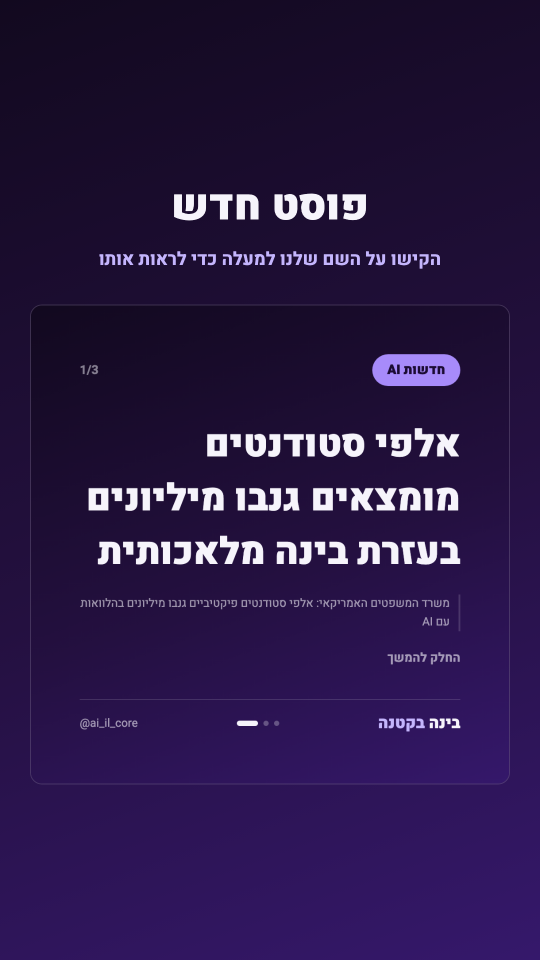
#> input picture published/2026-11-03T1000/story.png, 1080 x 1920 px, found by its file name (shown at 1/2 size)
$ python story.py published/2026-10-04T1000/post_1.png
#> lines starting #> are read from the running program, lines starting #| are printed output that depends on the picture
#!/usr/bin/env python3
"""Write story.png: a 9:16 Story pointing at the slot's feed post.

Backlog item 80, ported from stocklearneasy-instagram on 2.11.2026. Stories sit
at the top of a follower's app, above the feed, and reach followers whose feed
never shows the post. publish.py posts this as a Story right after the feed
post goes live.

The Story is the slot's first card (already validated by card_check), centred
on the card's own purple ground under a short "new post" line. Rendered with
the same headless Chrome as the cards rather than PIL, because PIL without
libraqm lays Hebrew out left to right and would print the line backwards.

The API cannot attach a link or a "new post" sticker, so the line says where
to go instead: the profile, where the post is the top square.

    python story.py <slot_dir>
"""
import subprocess
import sys
import tempfile
from html import escape
from pathlib import Path

from PIL import Image

CHROME = "/Applications/Google Chrome.app/Contents/MacOS/Google Chrome"
W, H = 1080, 1920
STORY_SIZE = (W, H)
TITLE = "פוסט חדש"
HINT = "הקישו על השם שלנו למעלה כדי לראות אותו"

_HTML = """<!DOCTYPE html>
<html lang="he" dir="rtl"><head><meta charset="UTF-8"><style>
@import url('https://fonts.googleapis.com/css2?family=Heebo:wght@400;700;900&display=swap');
* {{ margin:0; padding:0; box-sizing:border-box; }}
body {{
  width:1080px; height:1920px; overflow:hidden;
  font-family:'Heebo', 'Arial Hebrew', sans-serif;
  background: linear-gradient(160deg, #12091f 0%, #241040 55%, #35186b 100%);
  color:#f6f4fb;
  display:flex; flex-direction:column; align-items:center; justify-content:center;
}}
h1 {{ font-size:84px; font-weight:900; }}
p {{ font-size:36px; font-weight:700; color:#c4b5fd; margin-top:18px; }}
img {{ width:960px; height:960px; margin-top:64px; border-radius:24px;
       border:2px solid rgba(255,255,255,0.15); }}
</style></head><body>
<h1>{title}</h1><p>{hint}</p><img src="{src}">
</body></html>
"""


def source_card(slot_dir: Path):
    for name in ("post_1.png", "post.png"):
        if (slot_dir / name).is_file():
            return slot_dir / name
    return None


def write_story(slot_dir: Path) -> bool:
    """Never raises: the Story is a bonus, and a build that throws must not
    cost the slot its feed post."""
    try:
        return _write_story(Path(slot_dir))
    except Exception as e:
        (Path(slot_dir) / "story.png").unlink(missing_ok=True)
        print(f"{Path(slot_dir).name}: story build failed ({e})", file=sys.stderr)
        return False


def _write_story(slot_dir: Path) -> bool:
    slot_dir = slot_dir.resolve()
    out = slot_dir / "story.png"
    card = source_card(slot_dir)
    if card is None:
        out.unlink(missing_ok=True)
        print(f"{slot_dir.name}: no card, no story", file=sys.stderr)
        return False

    with tempfile.TemporaryDirectory() as tmp:
        html = Path(tmp) / "story.html"
        html.write_text(_HTML.format(title=escape(TITLE), hint=escape(HINT),
                                     src=card.as_uri()), encoding="utf-8")
        subprocess.run(
            [CHROME, "--headless", "--disable-gpu", "--allow-file-access-from-files",
             f"--screenshot={out}", f"--window-size={W},{H}",
             "--virtual-time-budget=4000", "--hide-scrollbars", html.as_uri()],
            check=True, capture_output=True, timeout=60,
        )
#> (this line was passed over: subprocess is not available in this run)

    ok, reason = is_valid_story(out, card)
    if not ok:
        out.unlink(missing_ok=True)
        print(f"{slot_dir.name}: story failed its check ({reason})", file=sys.stderr)
        return False
    return True


def is_valid_story(path: Path, card: Path = None):
    """Right size, dark corners (not a browser error page), and the card
    actually loaded: a broken <img> leaves the middle a flat gradient."""
    try:
        im = Image.open(path).convert("RGB")
#> im is the input picture: PIL image 1080x1920 RGB; mean R, G, B 42.1, 24.1, 70.5
    except Exception as e:
        return False, f"unreadable ({e})"
    if im.size != STORY_SIZE:
        return False, f"size {im.size}, want {STORY_SIZE}"
    for pt in [(5, 5), (W - 5, 5), (5, H - 5), (W - 5, H - 5)]:
        if sum(im.getpixel(pt)) / 3 > 200:
            return False, f"corner {pt} too bright, not our ground"
    middle = im.crop((60, 700, W - 60, 1500)).convert("L")
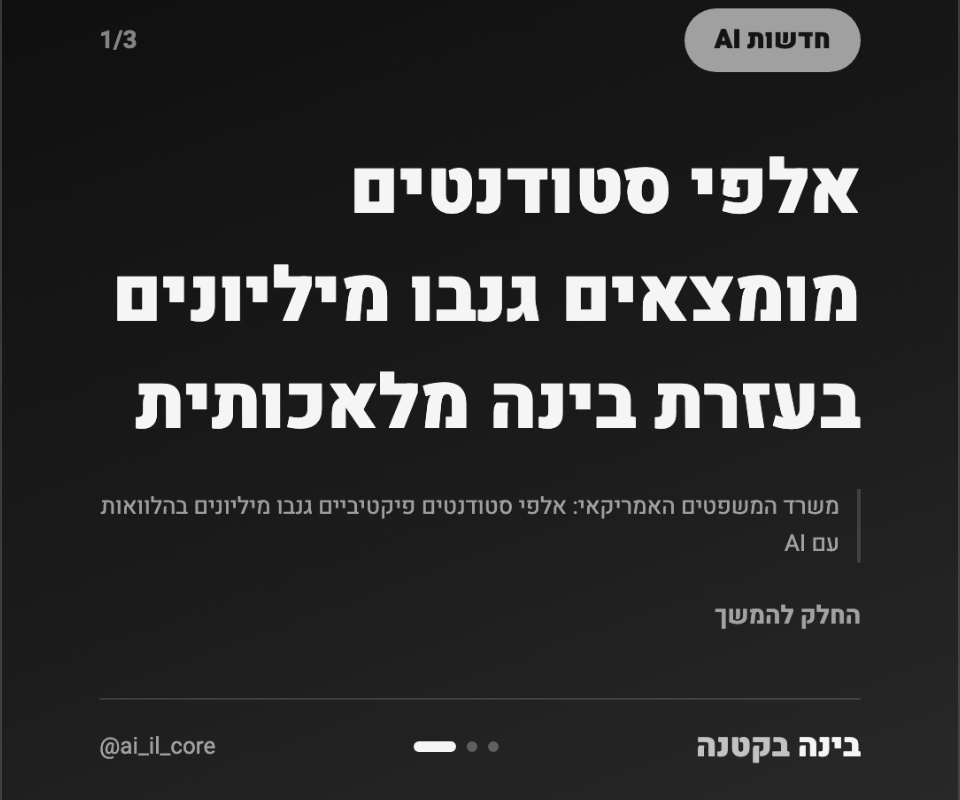
#> middle: PIL image 960x800 L; min 15, max 245, mean 44.4
    lo, hi = middle.getextrema()
#> lo = 15; hi = 245
    if hi - lo < 120:
        return False, "card area has almost no contrast, the image did not load"
    return True, "ok"


if __name__ == "__main__":
    sys.exit(0 if write_story(Path(sys.argv[1])) else 1)
#> (the program exits here)
